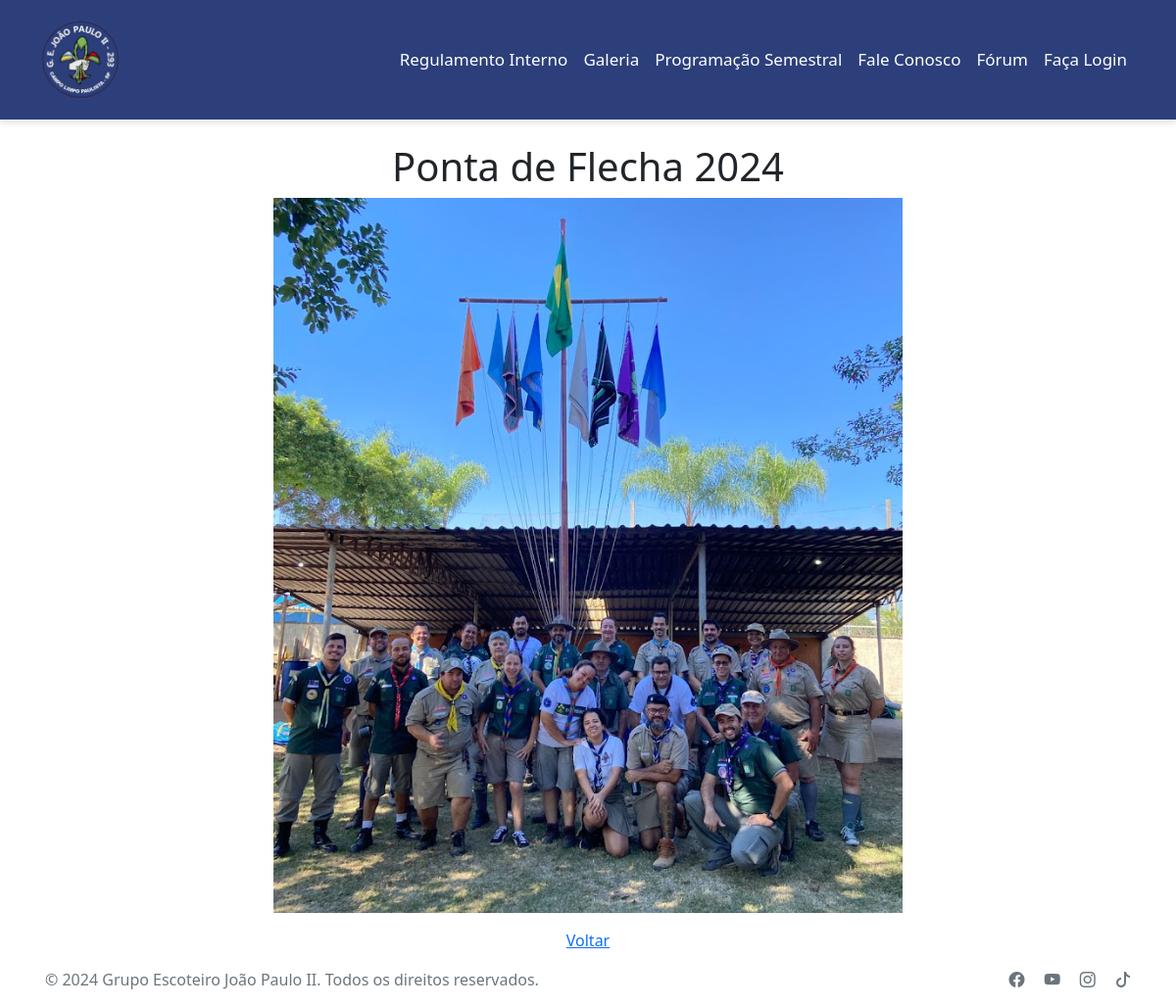
/backend/galeria/visualizar.php?id=2, run on the app's committed database.
### tables this page shows
CREATE TABLE `images` (
  `id` int(11) NOT NULL,
  `title` varchar(255) DEFAULT NULL,
  `filename` varchar(255) DEFAULT NULL,
  `description` text DEFAULT NULL,
  `categoria` varchar(255) DEFAULT NULL,
  `created_at` timestamp NOT NULL DEFAULT current_timestamp(),
  `categoriaid` int(11) DEFAULT NULL,
  `userid` int(11) DEFAULT NULL
);

### backend/galeria/visualizar.php (the view, shortened to what this page needs)
<?php
$pdo = new PDO('mysql:host=localhost;dbname=jpii', 'root', '');
$id = $_GET['id'];
$stmt = $pdo->prepare("SELECT * FROM images WHERE id = ?");
$stmt->execute([$id]);
$image = $stmt->fetch(PDO::FETCH_ASSOC);
$logged = false;
?>
<!DOCTYPE html>
<html lang="pt-br">
<head>
    <link rel="stylesheet" href="../../frontend/public/css/teste.css">
    <link href="https://cdn.jsdelivr.net/npm/bootstrap@5.0.2/dist/css/bootstrap.min.css" rel="stylesheet">
    <link rel="stylesheet" href="https://cdn.jsdelivr.net/npm/bootstrap-icons@1.10.3/font/bootstrap-icons.css">
</head>
<body>
<nav class="navbar navbar-expand-lg py-3 custom-navbar">
    <div class="container">
      <a class="navbar-brand" href="../../frontend/principal/index.php">
        <img src="../../frontend/public/imagens/recursos/logo.png " height="80rem" width="80rem" alt="Logo" height="40">
      </a>
      <div class="collapse navbar-collapse justify-content-end" id="navbarNav">
        <ul class="navbar-nav">
          <li class="nav-item">
          <a class="nav-link active" aria-current="page" target="blank" href="../../frontend/public/docs/POR_2013_19_V2.pdf">Regulamento Interno</a>
          </li>
          <li class="nav-item">
            <a class="nav-link" href="../../backend/galeria/index.php">Galeria</a>
          </li>
          <li class="nav-item">
            <a class="nav-link" href="../../backend/Evento/index.php">Programação Semestral</a>
          </li>
          <li class="nav-item">
            <a class="nav-link" href="../../backend/mailer/fale.php">Fale Conosco</a>
          </li>
          <li class="nav-item">
            <a class="nav-link" href="../../backend/forum/main.php">Fórum</a>
          </li>
          <?php
          if($logged){
            if($_SESSION['tipo']>=1){
              echo '<li class="nav-item">
                <a class="nav-link" href="../../backend/loja/loja.php">Loja</a>
              </li>';
            }
            if($_SESSION['tipo']==2){
              echo '<li class="nav-item">
                <a class="nav-link" href="../../backend/adm/index_mod.php">MOD</a>
              </li>';
            }
            if($_SESSION['tipo']==3){
              echo '<li class="nav-item">
                <a class="nav-link" href="../../backend/adm/index_adm.php">ADM</a>
              </li>';
            }
            echo '<li class="nav-item">
            <a class="nav-link" href="../../frontend/principal/user.php?id='.$_SESSION["userid"].'">'.$_SESSION["nome"].'</a>
                <li class="nav-item">
            <a class="nav-link" href="../../backend/notificacoes/index.php"><img src="../../frontend/public/imagens/recursos/sino.png" width="20px"></a>
              </li>';
          }
          else{
            echo '<li class="nav-item">
                <a class="nav-link" href="../../backend/login/login.php">Faça Login</a>
              </li>';
          }
            ?>
        </ul>
      </div>
    </div>
  </nav><br>
  <div class="content">
    <h1><?= htmlspecialchars($image['title']) ?></h1>
    <img src="uploads/<?= htmlspecialchars($image['filename']) ?>" alt="<?= htmlspecialchars($image['title']) ?>">
    <a href="index.php">Voltar</a>
    <footer class="footer text-center text-lg-start d-flex w-100 justify-content-between align-items-center">
    <div class="container p-3 d-flex justify-content-between w-100">
      <span class="text-muted">© 2024 Grupo Escoteiro João Paulo II. Todos os direitos reservados.</span>
      <div class="social-icons">
        <a href="https://www.facebook.com/GrupoescoteirojoaopauloII?mibextid=ZbWKwL" target="_blank" class="text-muted me-3">
          <i class="bi bi-facebook"></i>
        </a>
        <a href="https://youtube.com/@gejoaopauloii?si=8nJBM0zWxWBofH_V" target="_blank" class="text-muted me-3">
          <i class="bi bi-youtube"></i>
        </a>
        <a href="https://www.instagram.com/ge_joaopaulo2?igsh=MWFiOTA2OTFxYW11" target="_blank" class="text-muted me-3">
          <i class="bi bi-instagram"></i>
        </a>
        <a href="https://www.tiktok.com/@ge._joaopauloii?_t=8nG7cVdsBGQ&_r=1" target="_blank" class="text-muted">
          <i class="bi bi-tiktok"></i>
        </a>
      </div>
    </div></div>
</body>
</html>

### frontend/public/css/teste.css (style rules this page uses)
:root { --color-white: #fff; --color-dark1: rgb(39, 39, 39); --color-dark2: #2d2d2d; --color-dark3: #414141; --color-dark4: #1c1c1c; --color-dark5: #343434; --color-blue1: #3ab2d6; --color-blue: #2C3F7A; --color-g: #81B973; --button-color: #C6CCC8; --lobinho: #fdb813; --escoteiro: #00793a; --senior: #a61744; --pioneiro: #c00d0e; }
.custom-navbar { background-color: #2C3F7A; color: white; }
.custom-navbar a { color: white; font-size: 17px; }
.content { text-align: center; margin: 0px; width: 100%; display: flex; justify-content: center; flex-direction: column; align-items: center; }
.navbar { box-shadow: 0 4px 6px rgba(0, 0, 0, 0.1); }
.navbar-brand img { transition: transform 0.2s ease; }
.nav-link { color: #ffffff !important; font-weight: 500; transition: color 0.3s ease; }
.footer a { text-decoration: none; }
.footer { background-color: white; }
body { width: 50%; margin: 100px auto; background-color: lightgray; font-family: 'Kanit', sans-serif; }
body { width: 100%; }

### data on the page
images: title "Ponta de Flecha 2024", filename (picture)
